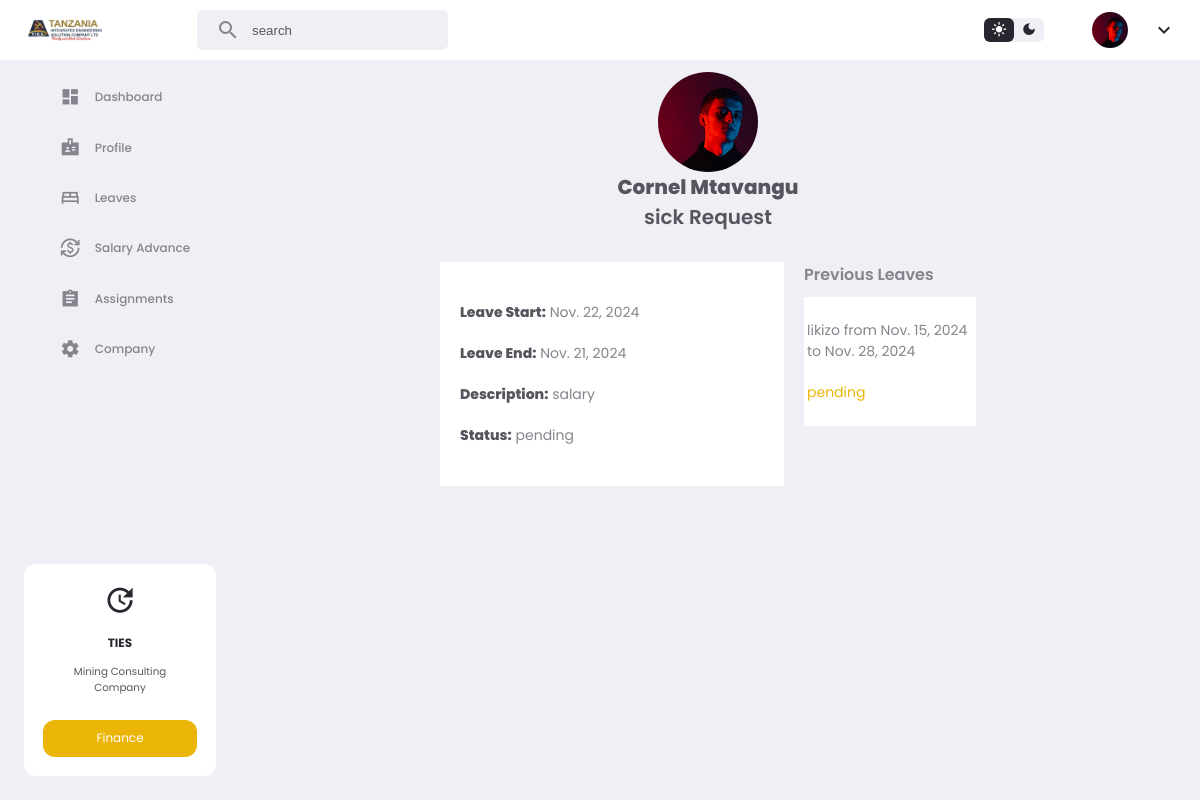
Page /leavesDetails/2/ on the committed database.
### app/models.py (models this page shows, shortened)
class Leaves(models.Model):
    employee = models.ForeignKey(CustomUser, on_delete=models.CASCADE)
    leaveType = models.CharField(max_length=10000, null=True, blank=True)
    leave_reason = models.CharField(max_length=10000, null=True, blank=True)
    action = models.CharField(max_length=10000, default='pending')
    action_reason = models.CharField(max_length=10000, null=True, blank=True)
    startDate = models.DateField(null=True, blank=True)
    endDate = models.DateField(null=True, blank=True)
    applied_date = models.DateTimeField(auto_now_add=True)

class CustomUser(AbstractUser):
    email = models.EmailField(unique=True)
    phone = models.CharField(max_length=15, null=True,blank=True, default="null")
    image = models.ImageField(upload_to='media/', blank=True, null=True)
    middle_name = models.CharField(max_length=100, null=True, blank=True)
    gender = models.CharField(max_length=100, null=True, blank=True)
    birthDate = models.DateField(null=True, blank=True)
    nextKinName = models.CharField(max_length=100, null=True, blank=True)
    nextKinRelation = models.CharField(max_length=100, null=True, blank=True)
    nextKinAddress = models.CharField(max_length=100, null=True, blank=True)
    nextKinPhone = models.CharField(max_length=100, null=True, blank=True)
    nida = models.CharField(max_length=100, null=True, blank=True)
    homeAddress = models.CharField(max_length=100, null=True, blank=True)
    uniName = models.CharField(max_length=100, null=True, blank=True)
    uniLevel = models.CharField(max_length=100, null=True, blank=True)
    uniCourse = models.CharField(max_length=100, null=True, blank=True)
    startYear = models.CharField(max_length=100, null=True, blank=True)
    endYear = models.CharField(max_length=100, null=True, blank=True)
    role = models.CharField(max_length=50, null=True,blank=True, default="user")
    signedDate = models.DateField(null=True, blank=True)
    expireDate = models.DateField(null=True, blank=True)
    contractDuration = models.CharField(max_length=100, null=True, blank=True)
    remainDuration = models.CharField(max_length=100, null=True, blank=True)
    attachment = models.FileField(upload_to='attachments/', null=True, blank=True)

### app/views.py (the view)
# urls.py: path('leavesDetails/<int:id>/', views.leavesDetails, name='leavesDetails'),
def leavesDetails(request,id):
    leaves_details = Leaves.objects.get(id = id)
    leaves_list = Leaves.objects.filter(employee=leaves_details.employee).exclude(id=id).order_by('-id')
    context = {
        'leaves_details':leaves_details,
        'leaves_list':leaves_list,
        'assignment_id':id,
    }
    return render(request, 'app/leavesDetails.html',context)

### app/templatetags/custom_filters.py (called while the page is built)
@register.filter(name='is_in_group')
def is_in_group(user, group_name):
    return user.groups.filter(name=group_name).exists()

### app/templates/app/leavesDetails.html (shortened to what this page needs)
{% extends 'app/base2.html' %}
{% load static %}
{% load humanize %}
{% load custom_filters %}
{% block content %}
<section class="leavesDetails">
    <div class="top">
        <img src="{% static 'app/images/profile-1.jpg' %}" alt="">
        <h4>{{leaves_details.employee.first_name}} {{leaves_details.employee.last_name}}</h4>
        <h5>{{leaves_details.leaveType}} Request</h5>
    </div>
    <div class="bdy">
        <div class="left">
            <p><span>Leave Start:</span> {{leaves_details.startDate}}</p>
            <p><span>Leave End:</span> {{leaves_details.endDate}}</p>
            <p><span>Description:</span> {{leaves_details.leave_reason}}</p>
            <p><span>Status:</span> {{leaves_details.action}}</p>
        </div>
        <div class="right">
            <div>
                <h6>Previous Leaves</h6>
            </div>
            {% for i in leaves_list %}
            <div id="data">
                <p>{{i.leaveType}} from {{i.startDate}} to {{i.endDate}}</p>
                <p style="color: var(--color-primary);">{{i.action}}</p>
            </div>
            {% endfor %}
        </div>
    </div>
</section>
{% endblock %}

### app/static/app/home2.css (style rules this page uses)
:root { --color-white: #ffffff; --color-light: #f0eff5; --color-gray-light: #86848c; --color-gray-dark: #56555e; --color-dark: #27282f; --color-primary: rgb(234,181,7); --color-success: rgb(34,202,75); --color-danger: rgb(255,67,54); --color-warning: rgb(71, 7, 234); --color-purple: rgb(160,99,245); --color-primary-light: rgba(71,7,234,0.2); --color-success-light: rgba(34,202,75,0.2); --color-danger-light: rgba(255,67,54,0.2); --color-purple-light: rgba(160,99,245,0.2); --color-warning-light: rgba(234,181,7,0.2); --color-white-light: rgba(255, 255, 255, 0.6); --company-color-1: #1a3048; --company-color-2: #9f893c; --company-color-3: #ffbf00; --card-padding: 1.6rem; --padding-1: 1rem; --padding-2: 8px; --card-border-radius: 1.6rem; --border-radius-1: 1rem; --border-radius-2: 6px; }
* { margin: 0; padding: 0; outline: 0; border: 0; appearance: none; text-decoration: none; list-style: none; box-sizing: border-box; }
html { font-size: 12px; }
body { background: var(--color-light); font-family: poppins, sans-serif; min-height: 100vh; color: var(--color-dark); }
img { width: 100%; }
h4 { font-size: 1rem; }
h5 { font-size: 0.86rem; font-weight: 500; }
h6 { font-size: 0.76rem; }
p { font-size: 0.86rem; color: var(--color-gray-dark); }

### app/templates/app/leavesDetails.html (style rules this page uses)
.leavesDetails .top { display: flex; flex-direction: column; align-items: center; justify-content: center; }
.leavesDetails .top img { height: 100px; width: 100px; border-radius: 50%; }
.leavesDetails .top h4 { font-size: 20px; font-weight: 800; color: var(--color-gray-dark); }
.leavesDetails .top h5 { font-size: 20px; font-weight: 600; color: var(--color-gray-dark); }
.leavesDetails .bdy { display: grid; grid-template-columns: 2fr 1fr; margin: 30px 200px 0 200px; gap: 20px; }
.leavesDetails .bdy .left { background: var(--color-white); padding: 20px; }
.leavesDetails .bdy .left p, .leavesDetails .bdy .right p { font-size: 14px; font-weight: 400; color: var(--color-gray-light); margin: 20px 0; }
.leavesDetails .bdy .left p span { font-weight: 800; color: var(--color-gray-dark); }
.leavesDetails .bdy .right div#data { background: var(--color-white); padding: 3px; margin: 10px 0; }
.leavesDetails .bdy .right div h6 { font-size: 16px; font-weight: 600; color: var(--color-gray-light); }

### rows in the picture
Leaves: employee.first_name "Cornel", employee.last_name "Mtavangu", leaveType "sick", startDate "Nov. 22, 2024", endDate "Nov. 21, 2024", leave_reason "salary", action "pending"
Leaves: leaveType "likizo", startDate "Nov. 15, 2024", endDate "Nov. 28, 2024", action "pending"
